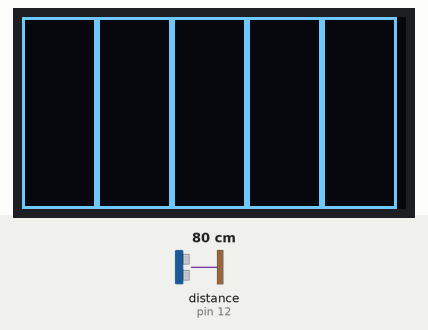
A sketch run on a simulated Arduino Uno, built with avr-gcc and run on an emulated ATmega328P. Shown: 128×64 one-colour display. The test bench sets the inputs (shaded band); at power-on: distance to the obstacle (sensor on pin 12) 80 cm. The echo pulse lasts 58.3 µs per cm; what the sketch prints to the serial monitor is not drawn.

Above: at 1.3 s.
1.4 s: distance to the obstacle (sensor on pin 12) set to 29 cm
2.9 s: distance to the obstacle (sensor on pin 12) set to 23 cm
At 4.2 s:
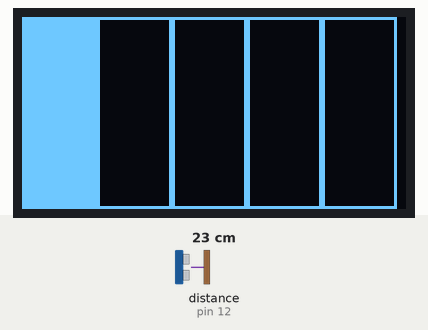
4.7 s: distance to the obstacle (sensor on pin 12) set to 6 cm
At 5.6 s:
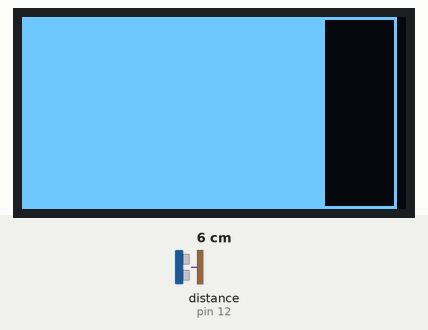
6.3 s: distance to the obstacle (sensor on pin 12) set to 3 cm
At 7.3 s:
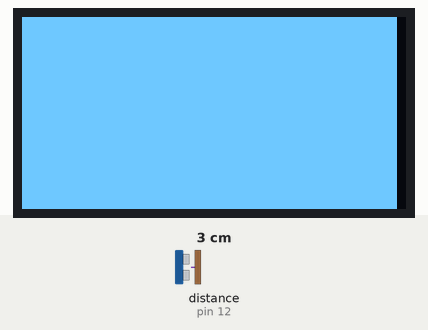
7.9 s: distance to the obstacle (sensor on pin 12) set to 9 cm
At 9.0 s:
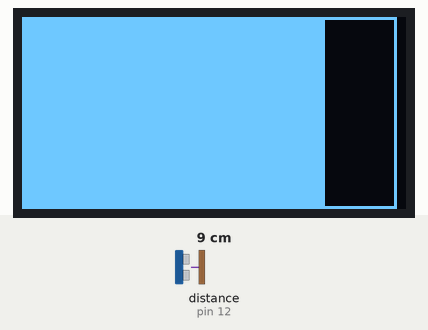
9.6 s: distance to the obstacle (sensor on pin 12) set to 2 cm
At 10.7 s:
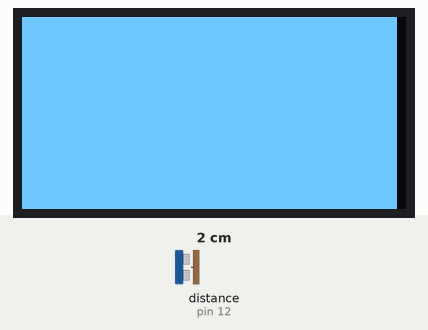
Timing chart, 0 to 12.2 s (numbered marks = the images above; inputs shaded):
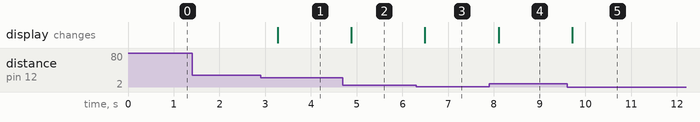

Measured:
- the behaviour switches between 26 and 25 cm on distance to the obstacle (sensor on pin 12) (found by bisection; images 0 and 1)
- the behaviour switches between 5 and 4 cm on distance to the obstacle (sensor on pin 12) (found by bisection; images 2 and 3)
- after the input at 1.4 s, every drawn part: stays the same
- after the input at 2.9 s, the display: changes after 0.37 s (image 1)
- after the input at 4.7 s, the display: changes after 0.18 s (image 2)
- after the input at 6.3 s, the display: changes after 0.19 s (image 3)
- after the input at 7.9 s, the display: changes after 0.20 s (image 4)
- after the input at 9.6 s, the display: changes after 0.12 s (image 5)

The sketch:

superSonicWaterTankChecker.ino
```cpp
/*
 *  Display:
 *  VCC zu 3.3V
 *  GND zu GND :-)
 *  SDA zu A4
 *  SCL zu A5
 *
 *  Ultrasonic Sensor:
 *  VCC zu 5V
 *  GND zu GND
 *  Echo zu D12
 *  Trigger zu D13
*/
#include <SPI.h>
#include <Wire.h>
#include <Adafruit_GFX.h>
#include <Adafruit_SSD1306.h>
#include <HCSR04.h>

#define SCREEN_WIDTH 128 // OLED display width, in pixels
#define SCREEN_HEIGHT 64 // OLED display height, in pixels

// Declaration for an SSD1306 display connected to I2C (SDA, SCL pins)
#define OLED_RESET     4 // Reset pin # (or -1 if sharing Arduino reset pin)
Adafruit_SSD1306 display(SCREEN_WIDTH, SCREEN_HEIGHT, &Wire, OLED_RESET);

// Initialize sensor that uses digital pins 13 and 12.
int triggerPin = 13;
int echoPin = 12;
UltraSonicDistanceSensor distanceSensor(triggerPin, echoPin);

// Variables for the filled bars animation on the screen
int numberOfBars = 5;
int widthOfBars = display.width() / numberOfBars;
int heightOfBars = display.height();
int filledRect = 0;
int emptyRect = 5;

void setup() {
  Serial.begin(9600);
  Serial.print("Hello");
  SSD1306_SWITCHCAPVCC; // = generate display voltage from 3.3V internally
  if(!display.begin(SSD1306_SWITCHCAPVCC, 0x3C)) { // Address 0x3D for 128x64
    Serial.println(F("SSD1306 allocation failed"));
    for(;;); // Don't proceed, loop forever
  }

  // Clear the buffer
  display.clearDisplay();

}

void loop() {
  double distance = distanceSensor.measureDistanceCm();
  display.clearDisplay();
  if (distance > 25) {
    filledRect = 0;
    emptyRect = 5;
  } else if (distance > 20) {
    filledRect = 1;
    emptyRect = 4;
  } else if (distance > 15) {
    filledRect = 2;
    emptyRect = 3;
  } else if (distance > 10) {
    filledRect = 3;
    emptyRect = 2;
  } else if (distance > 5) {
    filledRect = 4;
    emptyRect = 1;
  } else if (distance < 5) {
    filledRect = 5;
    emptyRect = 0;
  }

  for (int i = 0; i < numberOfBars; i++) {
    for (int k = 0; k < filledRect; k++) {
      display.fillRect(k * widthOfBars, 0, widthOfBars, heightOfBars, WHITE);
    }
    for (int l = filledRect; l < emptyRect + filledRect; l++) {
      display.drawRect(l * widthOfBars, 0, widthOfBars, heightOfBars, WHITE);
    }
  }
  Serial.println(distance);
  display.display();
  delay(500);
}
```
